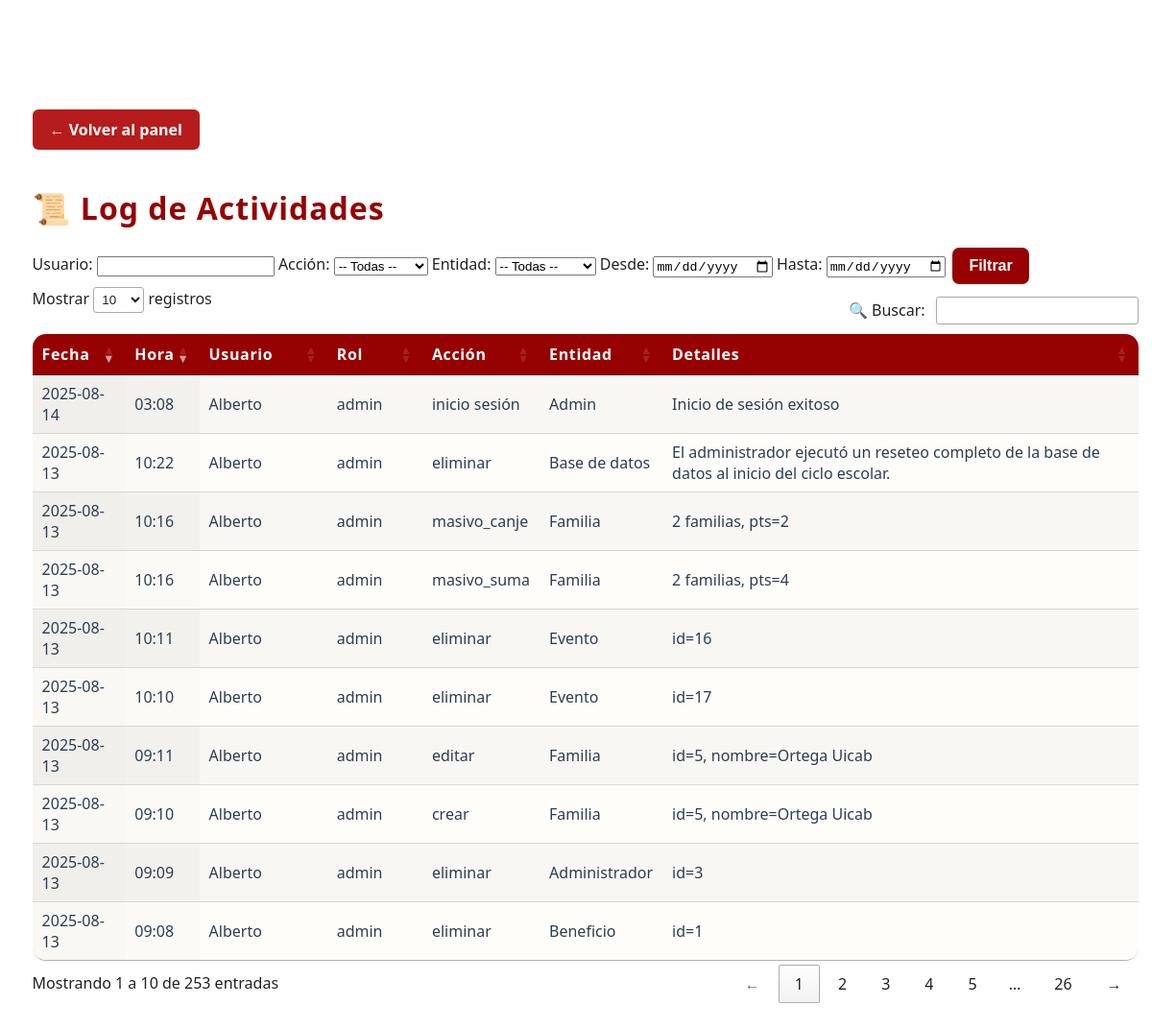
Before: /admin/log (signed in) with the older database file.
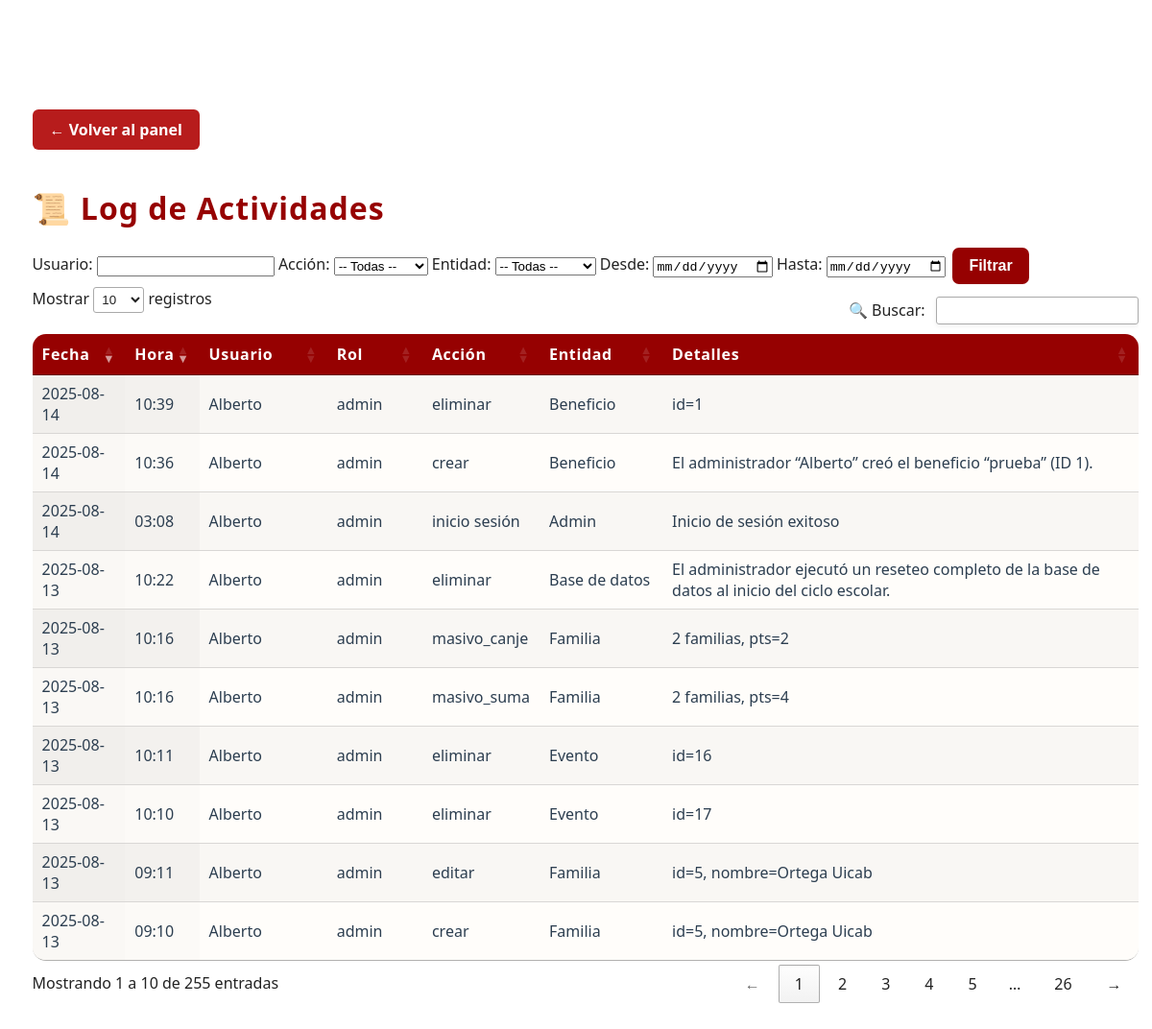
After: the same page with the newer database file.
### app/models.py (models this page shows, shortened)
class LogEntry(db.Model):
    __tablename__ = 'log_entries'
    id = db.Column(db.Integer, primary_key=True)
    timestamp = db.Column(
        db.DateTime,
        default=lambda: datetime.now(pytz.timezone('America/Merida')).replace(tzinfo=None),
        nullable=False
    )
    user = db.Column(db.String(64), nullable=False)
    role = db.Column(db.String(32), nullable=False)
    action = db.Column(db.String(32), nullable=False)   # e.g. 'crear', 'editar', 'eliminar', 'login'
    entity = db.Column(db.String(32), nullable=False)   # e.g. 'Familia', 'EventoQR', 'Admin'
    details = db.Column(db.Text, nullable=True)         # Descripción detallada

### app/routes.py (the view)
@app.route("/admin/log")
@login_requerido_admin
def log():
    usuario     = request.args.get("usuario", "")
    accion      = request.args.get("accion", "")
    entidad     = request.args.get("entidad", "")
    fecha_desde = request.args.get("desde", "")
    fecha_hasta = request.args.get("hasta", "")
    q = LogEntry.query
    if usuario:
        q = q.filter(LogEntry.user.ilike(f"%{usuario}%"))
    if accion:
        q = q.filter(LogEntry.action == accion)
    if entidad:
        q = q.filter(LogEntry.entity == entidad)
    if fecha_desde:
        dt = datetime.strptime(fecha_desde, "%Y-%m-%d")
        q = q.filter(LogEntry.timestamp >= dt)
    if fecha_hasta:
        dt = datetime.strptime(fecha_hasta, "%Y-%m-%d") + timedelta(hours=23, minutes=59, seconds=59)
        q = q.filter(LogEntry.timestamp <= dt)
    entries = q.order_by(LogEntry.timestamp.desc()).all()
    local_tz = pytz.timezone("America/Mexico_City")
    for e in entries:
        e.local_ts = e.timestamp.replace(tzinfo=pytz.utc).astimezone(local_tz)
    return render_template("log.html", entries=entries)

### app/__init__.py (called while the page is built)
@app.before_request
def mantener_sesion_activa():
    session.permanent = True

@app.template_filter('localtime')
def localtime_filter(utc_dt):
    if utc_dt is None:
        return ''
    local_tz = pytz.timezone('America/Mexico_City')
    if utc_dt.tzinfo is None:
        utc_dt = pytz.utc.localize(utc_dt)
    return utc_dt.astimezone(local_tz).strftime('%Y-%m-%d %H:%M')

### app/routes.py (called while the page is built, shortened)
def login_requerido_admin(f):
    @wraps(f)
    def decorada(*args, **kwargs):
        if "admin_id" not in session:
            return redirect(url_for("login"))
        return f(*args, **kwargs)
    return decorada

@app.before_request
def refrescar_timeout():
    if "admin_id" in session:
        now = datetime.utcnow()
        last = session.get("last_activity", now)
        if hasattr(last, "tzinfo") and last.tzinfo is not None:
            last = last.astimezone(timezone.utc).replace(tzinfo=None)
        session["last_activity"] = now

### app/templates/log.html (shortened to what this page needs)
<!DOCTYPE html>
<html lang="es">
<head>
    <link rel="stylesheet" href="{{ url_for('static', filename='css/admin.css') }}">
    <link rel="stylesheet" href="https://cdn.datatables.net/1.13.6/css/jquery.dataTables.min.css">
</head>
<body>
    <div class="admin-contenedor">
        <a href="{{ url_for('panel_admin') }}" class="btn-volver" style="margin-bottom:1.1em; display:inline-block;">← Volver al panel</a>
        <h1 style="margin-bottom:0.5em;">📜 Log de Actividades</h1>
        <form method="GET" class="log-filter-form">
            <div class="log-filter-row">
                <label>Usuario:</label>
                <input type="text" name="usuario" value="{{ request.args.get('usuario','') }}">
                <label>Acción:</label>
                <select name="accion">
                    <option value="">-- Todas --</option>
                </select>
                <label>Entidad:</label>
                <select name="entidad">
                    <option value="">-- Todas --</option>
                </select>
                <label>Desde:</label>
                <input type="date" name="desde" value="{{ request.args.get('desde','') }}">
                <label>Hasta:</label>
                <input type="date" name="hasta" value="{{ request.args.get('hasta','') }}">
                <button type="submit" class="btn btn-primary">Filtrar</button>
            </div>
        </form>
        <div class="table-responsive">
            <table id="tabla-log" class="display stripe" style="width:100%;">
                <thead>
                    <tr>
                        <th>Fecha</th>
                        <th>Hora</th>
                        <th>Usuario</th>
                        <th>Rol</th>
                        <th>Acción</th>
                        <th>Entidad</th>
                        <th>Detalles</th>
                    </tr>
                </thead>
                <tbody>
                    {% for entry in entries %}
                        {% set local = entry.timestamp|localtime %}
                        <tr>
                            <td>{{ local[:10] }}</td>
                            <td>{{ local[11:] }}</td>
                            <td>{{ entry.user }}</td>
                            <td>{{ entry.role }}</td>
                            <td>{{ entry.action }}</td>
                            <td>{{ entry.entity }}</td>
                            <td>{{ entry.details }}</td>
                        </tr>
                    {% endfor %}
                </tbody>
            </table>
        </div>
    </div>
</body>
</html>

### app/static/css/admin.css (style rules this page uses)
:root { --rojo-principal: #ff0000d7; --rojo-profundo: #ffffff; --dorado: rgb(150, 1, 1);; --blanco: #fff; --fondo-crema: #fffdfa; --sombra-roja: #850f0f44; }
a.btn-volver, button.btn-volver { display: inline-block; margin: 20px 0; padding: 10px 18px; background-color: #b71c1c !important; color: white !important; border-radius: 6px; text-decoration: none; font-weight: bold; transition: background-color 0.3s ease, transform 0.1s ease; }
body { font-family: 'Segoe UI', Arial, sans-serif; background: radial-gradient(ellipse at center, var(--rojo-principal) 0%, var(--rojo-profundo) 100%); min-height: 100vh; margin: 0; color: #222; position: relative; }
.admin-contenedor { position: relative; z-index: 5; background: rgba(255,255,255,0.95); backdrop-filter: blur(10px); border-radius: 20px; box-shadow: 0 8px 32px 0 var(--sombra-roja), 0 2px 8px var(--dorado)33; width: 96%; max-width: 1600px; margin: 3.5rem auto 2rem; padding: 2.4rem 2.1rem 2.5rem; }
h1, h2, h3 { color: var(--dorado); font-weight: 700; margin-bottom: 0.8rem; letter-spacing: 1px; text-shadow: 1px 2px 0 var(--rojo-profundo)18; }
.table-responsive { overflow-x: auto; }
table { width: 100%; background: var(--fondo-crema); border-radius: 14px; box-shadow: 0 4px 12px var(--dorado)11; overflow: hidden; margin-top: 1.3em; }
th { background: var(--dorado); color: var(--rojo-profundo); font-weight: 700; letter-spacing: 0.04em; padding: 13px 8px; }
td { background: var(--fondo-crema); color: #2c3e50; padding: 13px 8px; }
button, .btn, .btn-primary { background-color: var(--dorado); color: var(--rojo-profundo); border: none; padding: 10px 17px; border-radius: 7px; cursor: pointer; font-size: 1rem; font-weight: bold; margin: 0.2em; box-shadow: 0 2px 8px var(--rojo-profundo)15; transition: background 0.19s, color 0.19s, transform 0.13s; }

Changed rows visible on the page:
no longer on this page (row unchanged): LogEntry: timestamp "2025-08-13", local "09:09", user "Alberto", role "admin", action "eliminar", entity "Administrador", details "id=3"
no longer on this page (row unchanged): LogEntry: timestamp "2025-08-13", local "09:08", user "Alberto", role "admin", action "eliminar", entity "Beneficio", details "id=1"
added LogEntry: timestamp "2025-08-14", local "10:39", user "Alberto", role "admin", action "eliminar", entity "Beneficio", details "id=1"
added LogEntry: timestamp "2025-08-14", local "10:36", user "Alberto", role "admin", action "crear", entity "Beneficio", details "El administrador “Alberto” creó el beneficio “prueba” (ID 1)."
Other visible differences:
text written by a page script: "Mostrar registros 🔍 Buscar: Mostrando 1 a 10 de 253 entradas ← 1 2 3 4 5 … 26 →" → "Mostrar registros 🔍 Buscar: Mostrando 1 a 10 de 255 entradas ← 1 2 3 4 5 … 26 →"
